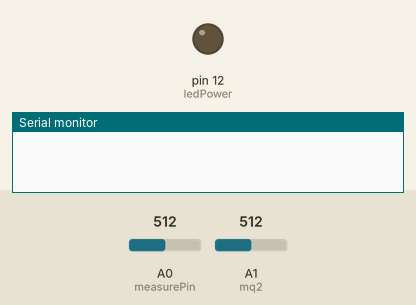
Recording of a sketch running on a simulated Arduino Uno, built with avr-gcc and run on an emulated ATmega328P. Parts: output pins drawn as LEDs (lit = HIGH), the last lines printed to the serial monitor. Inputs (shaded band) come from the test bench; at power-on: A0 (measurePin) = 512, A1 (mq2) = 512. The modem accepts every AT command (registered, SIM ready, sends succeed) and sends nothing else.

Above: at 0.1 s.
At 17.1 s:
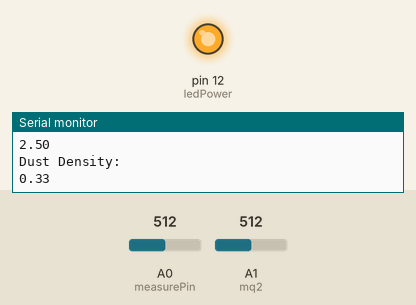
Timing chart, 0 to 18.6 s (numbered marks = the images above):
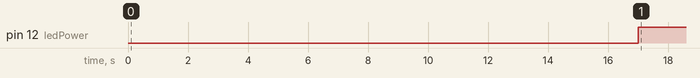

The sketch:

optical_dust_sensor_and_gas_sensor_coding.ino
```cpp
String myAPIkey = "Your Write API key here";

#include <SoftwareSerial.h>

SoftwareSerial ESP8266(2, 3); // Rx,  Tx


int measurePin = A0;
int ledPower = 12;

unsigned int samplingTime = 280;
unsigned int deltaTime = 40;
unsigned int sleepTime = 9680;
long writingTimer = 17;
long startTime=0;
long waitTime=0;

float voMeasured = 0;
float calcVoltage = 0;
float dustDensity = 0;
int mq2 = A1;
int data=0;
int percent=0;

boolean relay1_st = false;
boolean relay2_st = false;
unsigned char check_connection=0;
unsigned char times_check=0;
boolean error;


void setup()
{
  Serial.begin(9600);
  pinMode(ledPower,OUTPUT);
  ESP8266.begin(9600);
  startTime = millis();
  ESP8266.println("AT+RST");
  delay(2000);
  Serial.println("Connecting to Wifi");
   while(check_connection==0)
  {
    Serial.print(".");
  ESP8266.print("AT+CWJAP=\"Wifi Network's name\",\"PassWord\"\r\n");
  ESP8266.setTimeout(5000);
 if(ESP8266.find("WIFI CONNECTED\r\n")==1)
 {
 Serial.println("WIFI CONNECTED");
 break;
 }
 times_check++;
 if(times_check>3)
 {
  times_check=0;
   Serial.println("Trying to Reconnect..");
  }
  }
}

void loop()
{
  waitTime = millis()-startTime;
  if (waitTime > (writingTimer*1000))
  {
    dustsensor();
    gassensor();
    writeThingSpeak();
    startTime = millis();
  }
}
void dustsensor(){
  digitalWrite(ledPower,LOW);
  delayMicroseconds(samplingTime);

  voMeasured = analogRead(measurePin);

  delayMicroseconds(deltaTime);
  digitalWrite(ledPower,HIGH);
  delayMicroseconds(sleepTime);

  calcVoltage = voMeasured*(5.0/1024);
  dustDensity = 0.17*calcVoltage-0.1;

  if ( dustDensity < 0)
  {
    dustDensity = 0.00;
  }

  Serial.println("Raw Signal Value (0-1023):");
  Serial.println(voMeasured);

  Serial.println("Voltage:");
  Serial.println(calcVoltage);

  Serial.println("Dust Density:");
  Serial.println(dustDensity);

  delay(1000);
}
void gassensor() {
  data=analogRead(mq2);
  Serial.println("Air pollution level:");
  percent=(data/800)*100;
  Serial.println(percent);
}


void writeThingSpeak(void)
{
  startThingSpeakCmd();
  // preparacao da string GET
  String getStr = "GET /update?api_key=";
  getStr += myAPIkey;
  getStr +="&field1=";
  getStr += String(dustDensity);
  getStr +="&field2=";
  getStr += String(percent);
  getStr += "\r\n\r\n";
  GetThingspeakcmd(getStr);
}

void startThingSpeakCmd(void)
{
  ESP8266.flush();
  String cmd = "AT+CIPSTART=\"TCP\",\"";
  cmd += "184.106.153.149"; // api.thingspeak.com IP address
  cmd += "\",80";
  ESP8266.println(cmd);
  Serial.print("Start Commands: ");
  Serial.println(cmd);

  if(ESP8266.find("Error"))
  {
    Serial.println("AT+CIPSTART error");
    return;
  }
}

String GetThingspeakcmd(String getStr)
{
  String cmd = "AT+CIPSEND=";
  cmd += String(getStr.length());
  ESP8266.println(cmd);
  Serial.println(cmd);

  if(ESP8266.find(">"))
  {
    ESP8266.print(getStr);
    Serial.println(getStr);
    delay(500);
    String messageBody = "";
    while (ESP8266.available())
    {
      String line = ESP8266.readStringUntil('\n');
      if (line.length() == 1)
      {
        messageBody = ESP8266.readStringUntil('\n');
      }
    }
    Serial.print("MessageBody received: ");
    Serial.println(messageBody);
    return messageBody;
  }
  else
  {
    ESP8266.println("AT+CIPCLOSE");
    Serial.println("AT+CIPCLOSE");
  }
}
```

Measured:
- by itself, pin 12 (ledPower): LOW → HIGH at 17.0 s
